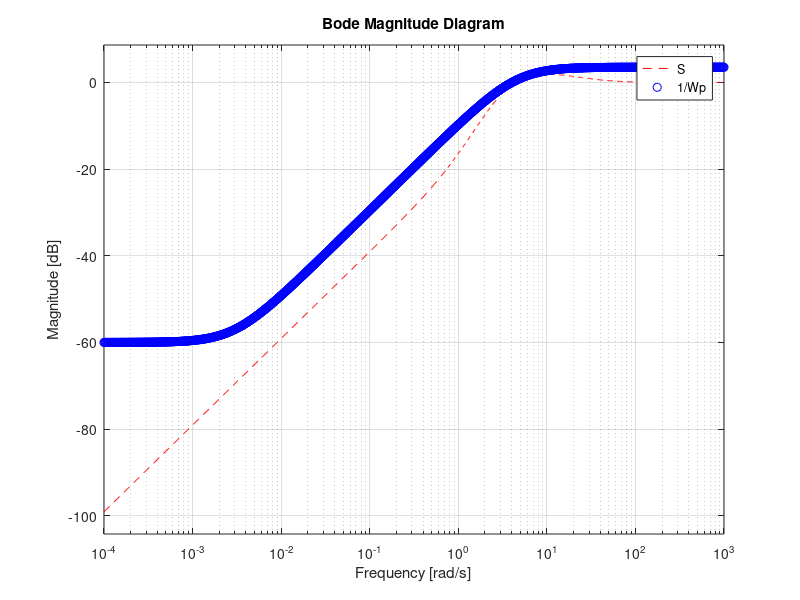

Recreate this plot in MATLAB. (Note: this script raises an error after producing the figure.)
%% q5

%% 5.a
P = tf(1,[1 -1]); 
C = tf([5.8 9],[0.04 1 0]);
S = feedback(1,P*C);
Wp = tf([0.667 3],[1 0.003]);
normTol = 0.001;
norm(Wp*S,inf,normTol)<=1 

%% 5.b
figure
bodemag(S,'r--',1/Wp,'bo')
legend('S','1/Wp')

%% 5.c
% Based on the results of 4.g, the system is stable, moreover we can verify
% it by using the function robstab.
delta = ultidyn('delta',[1 1],'bound',1);
Pu = P*(1+0.4*delta);
System1 = feedback(C,Pu);
[stabmarg,wcu,report] = robuststab(System1)

%% 5.d
[wcg,wcu] = wcgain(Wp/(1+Pu*C))
% specific stable linear system
wcu.delta

%% 5.e
% We can see the worst case gain from the intersection of 1/Wp and the
% sensitivity of the worse case Pu (refer to the small gain theorem), the
% intersection frequency is larger than 1, which confirm the worse case
% gain seen in 5.d. 
Pu_worst = P*(1+0.4*wcu.delta);
Sworst = 1/(1+Pu_worst*C);
figure
bodemag(S,'r-',Sworst,'go',1/Wp,'y.')
legend('Sensitivity for P','Sensitivity for the worst Pu','1/Wp')


%% 5.f
figure
step(S,Sworst,4)
legend('Step response of S for P','Step response of S for Worst case Pu')

%% 5.g Task 1
Wu = makeweight(0.4, 20, 400);
delta = ultidyn('delta',[1 1],'bound',1);
PuNew = P*(1+Wu*delta);
robuststab(feedback(PuNew,C))

%% 5.g Task 2
[wcg,wcu] = wcgain(Wp/(1+PuNew*C))

%% 5.g Task 3
figure
Pu_worst = P*(1+Wu*wcu.delta);
step(1/(1+P*C),1/(1+Pu_worst*C),4)
